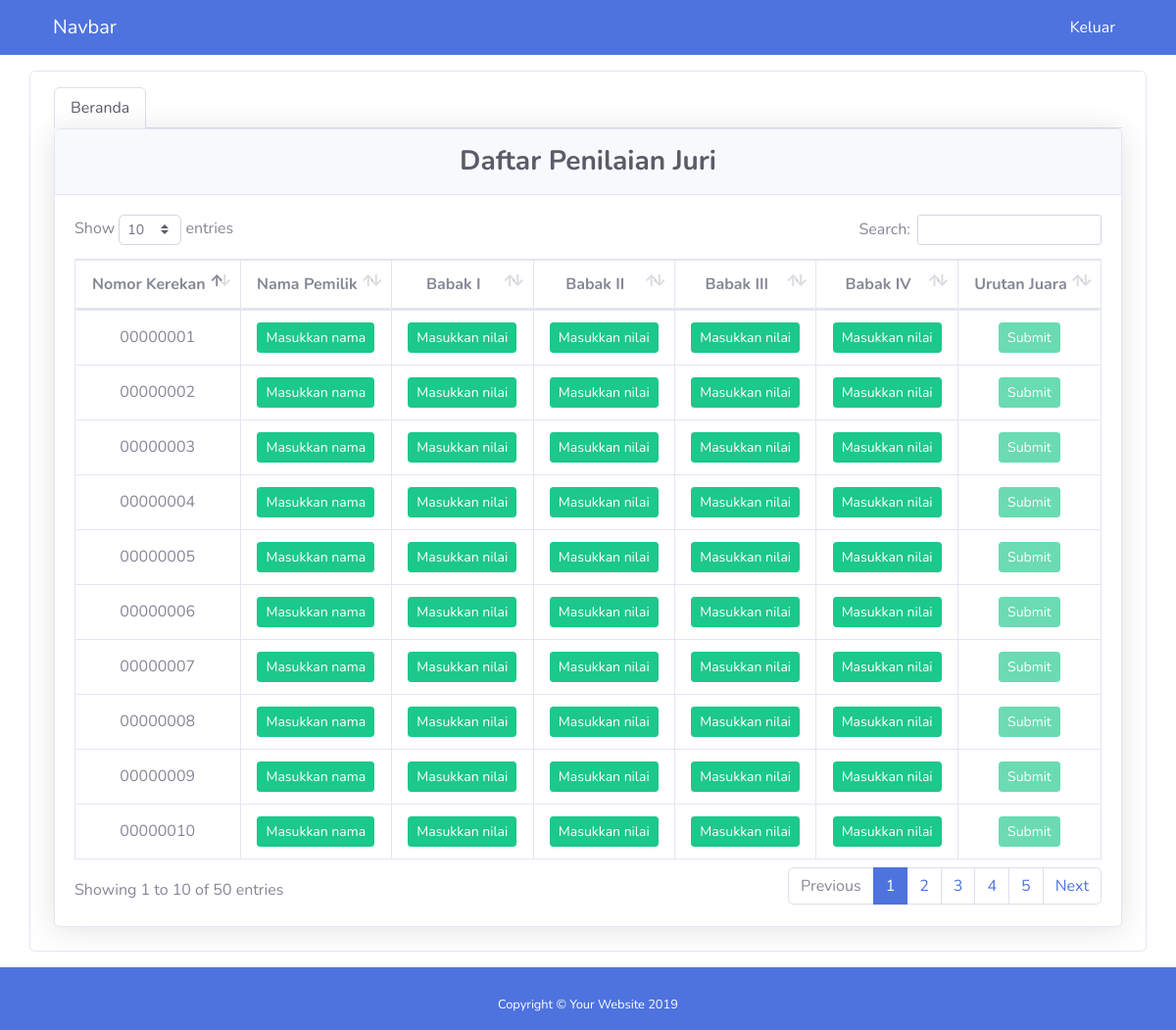
The page / on the database its author committed.
### tables this page shows
CREATE TABLE `dev` (
  `id_dev` int(11) NOT NULL,
  `nomor_peserta` int(8) UNSIGNED ZEROFILL NOT NULL,
  `nama_peserta` varchar(128) NOT NULL,
  `suara_depan` int(8) NOT NULL,
  `suara_tengah` int(8) NOT NULL,
  `suara_ujung` int(8) NOT NULL,
  `irama` int(8) NOT NULL,
  `dasar_suara` int(8) NOT NULL,
  `suara_depan_2` int(8) NOT NULL,
  `suara_tengah_2` int(8) NOT NULL,
  `suara_ujung_2` int(8) NOT NULL,
  `irama_2` int(8) NOT NULL,
  `dasar_suara_2` int(8) NOT NULL,
  `suara_depan_3` int(8) NOT NULL,
  `suara_tengah_3` int(8) NOT NULL,
  `suara_ujung_3` int(8) NOT NULL,
  `irama_3` int(8) NOT NULL,
  `dasar_suara_3` int(8) NOT NULL,
  `suara_depan_4` int(8) NOT NULL,
  `suara_tengah_4` int(8) NOT NULL,
  `suara_ujung_4` int(8) NOT NULL,
  `irama_4` int(8) NOT NULL,
  `dasar_suara_4` int(8) NOT NULL,
  `jumlah_nilai` int(8) NOT NULL,
  `jumlah_nilai_babak_2` int(8) NOT NULL,
  `jumlah_nilai_babak_3` int(8) NOT NULL,
  `jumlah_nilai_babak_4` int(8) NOT NULL,
  `all_total` int(8) NOT NULL
);

### index.php (the view, shortened to what this page needs)
<?php
  $conn = mysqli_connect("localhost", "root", "", "mp-lomba");
  $daftarLomba = mysqli_query($conn, "SELECT * FROM dev GROUP BY nomor_peserta ORDER BY all_total DESC");
?>
<!DOCTYPE html>
<html lang="en">
<head>
    <link href="vendor/fontawesome-free/css/all.min.css" rel="stylesheet" type="text/css">
    <link href="css/sb-admin-2.min.css" rel="stylesheet">
    <link href="vendor/datatables/dataTables.bootstrap4.min.css" rel="stylesheet">
</head>
<body id="page-top">
    <nav class="navbar sticky-top navbar-expand-lg navbar-light" style="background-color:#4E73DF">
        <div class="container">
            <a class="navbar-brand text-white" href="#">Navbar</a>
            <div class="collapse navbar-collapse" id="navbarNavAltMarkup">
                <div class="navbar-nav ml-auto">
                    <a class="nav-item nav-link ml-auto text-white" href="#" tabindex="-1"
                        aria-disabled="true">Keluar</a>
                </div>
            </div>
        </div>
    </nav>
    <div id="wrapper">
        <div id="content-wrapper" class="d-flex flex-column bg-white">
            <div id="content">
                <div class="container-fluid mt-2">
                    <div class="container border rounded pt-3 my-3">
                        <ul class="nav nav-tabs" id="myTab" role="tablist">
                            <li class="nav-item">
                                <a class="nav-link active text-dark" id="beranda-tab" data-toggle="tab" href="#beranda"
                                    role="tab" aria-controls="beranda" aria-selected="true">Beranda</a>
                            </li>
                        </ul>
                        <div class="tab-content">
                            <div class="tab-pane fade show active" id="beranda" role="tabpanel"
                                aria-labelledby="beranda-tab">
                                <div class="card shadow mb-4">
                                    <div class="card-header py-3">
                                        <div class="row">
                                            <div class="col-1"></div>
                                            <div class="col-10">
                                                <h3 class="m-0 font-weight-bold text-dark text-center">Daftar Penilaian Juri</h3>
                                            </div>
                                        </div>
                                    </div>
                                    <div class="card-body">
                                        <div class="table-responsive">
                                            <table class="table table-bordered" id="hasilPenilaian" width="100%" cellspacing="0">
                                                <thead>
                                                    <tr>
                                                        <th class="text-center"> Nomor Kerekan </th>
                                                        <th class="text-center"> Nama Pemilik </th>
                                                        <th class="text-center"> Babak I </th>
                                                        <th class="text-center"> Babak II </th>
                                                        <th class="text-center"> Babak III </th>
                                                        <th class="text-center"> Babak IV </th>
                                                        <th class="text-center"> Urutan Juara </th>
                                                    </tr>
                                                </thead>
                                                <tbody>
                                                <?php
                                                $no =1;
                                                if(mysqli_num_rows($daftarLomba) > 0){
                                                    while($dP = mysqli_fetch_array($daftarLomba)){
                                                ?>
                                                    <tr>
                                                        <td class="text-center align-middle">
                                                            <?=$dP['nomor_peserta']?>
                                                        </td>
                                                        <td class="text-center align-middle">
                                                        <?php if ($dP['nama_peserta'] == ""){ ?>
                                                            <span data-toggle="modal" data-id="<?=$dP['id_dev']?>" class="idDevPesertaBtnModal" data-target="#modalTambahNama">
                                                                <a data-toggle="tooltip" data-placement="top" title="Klik untuk memasukkan nama peserta" style="text-decoration:none; color:white;" class="btn btn-sm btn-success">Masukkan nama</a>
                                                            </span>
                                                        <?php } else { ?>
                                                            <?=$dP['nama_peserta']?>
                                                        <?php } ?>
                                                        </td>
                                                        <td class="text-center align-middle">
                                                        <?php if ($dP['jumlah_nilai'] == "0"){ ?>
                                                            <span data-toggle="modal" data-id="<?=$dP['id_dev']?>" class="idDevPesertaBtnModal" data-target="#modalBabakI">
                                                                <a data-toggle="tooltip" data-placement="top" title="Klik untuk memasukkan nilai babak I <?=$dP['nama_peserta']?>" style="text-decoration:none; color:white;" class="btn btn-sm btn-success">Masukkan nilai</a>
                                                            </span>
                                                        <?php } else { ?>
                                                            <?=$dP['jumlah_nilai']/5?>
                                                        <?php } ?>
                                                        </td>
                                                        <td class="text-center align-middle">
                                                        <?php if ($dP['jumlah_nilai_babak_2'] == "0"){ ?>
                                                            <span data-toggle="modal" data-id="<?=$dP['id_dev']?>" class="idDevPesertaBtnModal" data-target="#modalBabakII">
                                                                <a data-toggle="tooltip" data-placement="top" title="Klik untuk memasukkan nilai babak II <?=$dP['nama_peserta']?>" style="text-decoration:none; color:white;" class="btn btn-sm btn-success">Masukkan nilai</a>
                                                            </span>
                                                        <?php } else { ?>
                                                            <?=$dP['jumlah_nilai_babak_2']/5?>
                                                        <?php } ?>
                                                        </td>
                                                        <td class="text-center align-middle">
                                                        <?php if ($dP['jumlah_nilai_babak_3'] == "0"){ ?>
                                                            <span data-toggle="modal" data-id="<?=$dP['id_dev']?>" class="idDevPesertaBtnModal" data-target="#modalBabakIII">
                                                                <a data-toggle="tooltip" data-placement="top" title="Klik untuk memasukkan nilai babak III <?=$dP['nama_peserta']?>" style="text-decoration:none; color:white;" class="btn btn-sm btn-success">Masukkan nilai</a>
                                                            </span>
                                                        <?php } else { ?>
                                                            <?=$dP['jumlah_nilai_babak_3']/5?>
                                                        <?php } ?>
                                                        </td>
                                                        <td class="text-center align-middle">
                                                        <?php if ($dP['jumlah_nilai_babak_4'] == "0"){ ?>
                                                            <span data-toggle="modal" data-id="<?=$dP['id_dev']?>" class="idDevPesertaBtnModal" data-target="#modalBabakIV">
                                                                <a data-toggle="tooltip" data-placement="top" title="Klik untuk memasukkan nilai babak IV <?=$dP['nama_peserta']?>" style="text-decoration:none; color:white;" class="btn btn-sm btn-success">Masukkan nilai</a>
                                                            </span>
                                                        <?php } else { ?>
                                                            <?=$dP['jumlah_nilai_babak_4']/5?>
                                                        <?php } ?>
                                                        </td>
                                                        <td class="text-center align-middle">
                                                        <?php if($dP['jumlah_nilai'] == 0 || $dP['jumlah_nilai_babak_2'] == 0 || $dP['jumlah_nilai_babak_3'] == 0 || $dP['jumlah_nilai_babak_4'] == 0){ ?>
                                                                <form action="" method="post">
                                                                <button type="submit" class="btn btn-sm btn-success" name="total" disabled>Submit</button>
                                                                </form>
                                                            <?php
                                                            } else if ($dP['all_total'] == 0){
                                                            ?>
                                                                <?php if(isset($_POST['total'])){
                                                                    $id_dev = $dP['id_dev'];
                                                                    $babak1 = $dP['jumlah_nilai'];
                                                                    $babak2 = $dP['jumlah_nilai_babak_2'];
                                                                    $babak3 = $dP['jumlah_nilai_babak_3'];
                                                                    $babak4 = $dP['jumlah_nilai_babak_4'];
                                                                    $total = $babak1 + $babak2 + $babak3 + $babak4;
                                                                    $editTotal = mysqli_query($conn, "UPDATE dev SET all_total = '$total' WHERE id_dev='$id_dev'");
                                                                ?>
                                                                <form action="" method="post">
                                                                    <button type="submit" class="btn btn-sm btn-success" name="total">Submit</button>
                                                                </form>
                                                        <?php } } else { ?>
                                                            <?=$dP['all_total']/5/4?>/ Juara <?=$no++;?>
                                                        <?php } ?>
                                                        </td>
                                                    </tr>
                                                <?php
                                                    }
                                                }
                                                ?>
                                                </tbody>
                                            </table>
                                        </div>
                                    </div>
                                </div>
                            </div>
                        </div>
                    </div>
                </div>
            </div>
            <footer class="sticky-footer" style="height: 20px; background-color:#4E73DF">
                <div class="container my-auto">
                    <div class="copyright text-center my-auto">
                        <span class="text-white">Copyright &copy; Your Website 2019</span>
                    </div>
                </div>
            </footer>
        </div>
    </div>
</body>
</html>

### rows shown on the page
dev: nomor_peserta "00000001", jumlah_nilai "Submit"
dev: nomor_peserta "00000002", jumlah_nilai "Submit"
dev: nomor_peserta "00000008", jumlah_nilai "Submit"
dev: nomor_peserta "00000007", jumlah_nilai "Submit"
dev: nomor_peserta "00000006", jumlah_nilai "Submit"
dev: nomor_peserta "00000005", jumlah_nilai "Submit"
dev: nomor_peserta "00000004", jumlah_nilai "Submit"
dev: nomor_peserta "00000003", jumlah_nilai "Submit"
dev: nomor_peserta "00000010", jumlah_nilai "Submit"
dev: nomor_peserta "00000009", jumlah_nilai "Submit"
